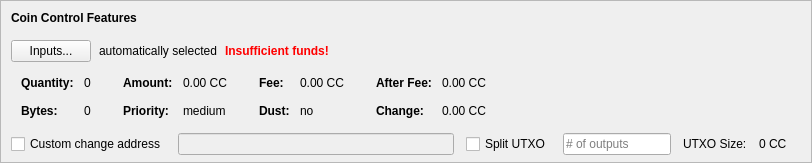
    <widget class="QFrame" name="frameCoinControl">
     <property name="sizePolicy">
      <sizepolicy hsizetype="Expanding" vsizetype="Expanding">
       <horstretch>0</horstretch>
       <verstretch>0</verstretch>
      </sizepolicy>
     </property>
     <property name="maximumSize">
      <size>
       <width>16777215</width>
       <height>16777215</height>
      </size>
     </property>
     <property name="frameShape">
      <enum>QFrame::StyledPanel</enum>
     </property>
     <property name="frameShadow">
      <enum>QFrame::Sunken</enum>
     </property>
     <layout class="QVBoxLayout" name="verticalLayoutCoinControl2">
      <property name="spacing">
       <number>0</number>
      </property>
      <property name="leftMargin">
       <number>0</number>
      </property>
      <property name="topMargin">
       <number>0</number>
      </property>
      <property name="rightMargin">
       <number>0</number>
      </property>
      <property name="bottomMargin">
       <number>6</number>
      </property>
      <item>
       <layout class="QVBoxLayout" name="verticalLayoutCoinControl" stretch="0,0,0,0,1">
        <property name="spacing">
         <number>0</number>
        </property>
        <property name="leftMargin">
         <number>10</number>
        </property>
        <property name="topMargin">
         <number>10</number>
        </property>
        <item>
         <layout class="QHBoxLayout" name="horizontalLayoutCoinControl1">
          <property name="bottomMargin">
           <number>15</number>
          </property>
          <item>
           <widget class="QLabel" name="labelCoinControlFeatures">
            <property name="sizePolicy">
             <sizepolicy hsizetype="Preferred" vsizetype="Maximum">
              <horstretch>0</horstretch>
              <verstretch>0</verstretch>
             </sizepolicy>
            </property>
            <property name="font">
             <font>
              <weight>75</weight>
              <bold>true</bold>
             </font>
            </property>
            <property name="styleSheet">
             <string notr="true">font-weight:bold;</string>
            </property>
            <property name="text">
             <string>Coin Control Features</string>
            </property>
           </widget>
          </item>
         </layout>
        </item>
        <item>
         <layout class="QHBoxLayout" name="horizontalLayoutCoinControl2" stretch="0,0,0,0">
          <property name="spacing">
           <number>8</number>
          </property>
          <property name="bottomMargin">
           <number>10</number>
          </property>
          <item>
           <widget class="QPushButton" name="pushButtonCoinControl">
            <property name="styleSheet">
             <string notr="true"/>
            </property>
            <property name="text">
             <string>Inputs...</string>
            </property>
            <property name="autoDefault">
             <bool>false</bool>
            </property>
           </widget>
          </item>
          <item>
           <widget class="QLabel" name="labelCoinControlAutomaticallySelected">
            <property name="text">
             <string>automatically selected</string>
            </property>
            <property name="margin">
             <number>5</number>
            </property>
           </widget>
          </item>
          <item>
           <widget class="QLabel" name="labelCoinControlInsuffFunds">
            <property name="font">
             <font>
              <weight>75</weight>
              <bold>true</bold>
             </font>
            </property>
            <property name="styleSheet">
             <string notr="true">color:red;font-weight:bold;</string>
            </property>
            <property name="text">
             <string>Insufficient funds!</string>
            </property>
            <property name="margin">
             <number>5</number>
            </property>
           </widget>
          </item>
          <item>
           <spacer name="horizontalSpacerCoinControl">
            <property name="orientation">
             <enum>Qt::Horizontal</enum>
            </property>
            <property name="sizeHint" stdset="0">
             <size>
              <width>40</width>
              <height>1</height>
             </size>
            </property>
           </spacer>
          </item>
         </layout>
        </item>
        <item>
         <widget class="QWidget" name="widgetCoinControl" native="true">
          <property name="sizePolicy">
           <sizepolicy hsizetype="Preferred" vsizetype="Preferred">
            <horstretch>0</horstretch>
            <verstretch>0</verstretch>
           </sizepolicy>
          </property>
          <property name="minimumSize">
           <size>
            <width>0</width>
            <height>0</height>
           </size>
          </property>
          <property name="styleSheet">
           <string notr="true"/>
          </property>
          <layout class="QHBoxLayout" name="horizontalLayoutCoinControl5">
           <property name="leftMargin">
            <number>0</number>
           </property>
           <property name="topMargin">
            <number>0</number>
           </property>
           <property name="rightMargin">
            <number>0</number>
           </property>
           <property name="bottomMargin">
            <number>0</number>
           </property>
           <item>
            <layout class="QHBoxLayout" name="horizontalLayoutCoinControl3" stretch="0,0,0,1">
             <property name="spacing">
              <number>20</number>
             </property>
             <property name="topMargin">
              <number>0</number>
             </property>
             <property name="bottomMargin">
              <number>10</number>
             </property>
             <item>
              <layout class="QFormLayout" name="formLayoutCoinControl1">
               <property name="horizontalSpacing">
                <number>10</number>
               </property>
               <property name="verticalSpacing">
                <number>14</number>
               </property>
               <property name="leftMargin">
                <number>10</number>
               </property>
               <property name="topMargin">
                <number>4</number>
               </property>
               <property name="rightMargin">
                <number>6</number>
               </property>
               <item row="0" column="0">
                <widget class="QLabel" name="labelCoinControlQuantityText">
                 <property name="font">
                  <font>
                   <weight>75</weight>
                   <bold>true</bold>
                  </font>
                 </property>
                 <property name="text">
                  <string>Quantity:</string>
                 </property>
                 <property name="margin">
                  <number>0</number>
                 </property>
                </widget>
               </item>
               <item row="0" column="1">
                <widget class="QLabel" name="labelCoinControlQuantity">
                 <property name="cursor">
                  <cursorShape>IBeamCursor</cursorShape>
                 </property>
                 <property name="contextMenuPolicy">
                  <enum>Qt::ActionsContextMenu</enum>
                 </property>
                 <property name="text">
                  <string notr="true">0</string>
                 </property>
                 <property name="margin">
                  <number>0</number>
                 </property>
                 <property name="textInteractionFlags">
                  <set>Qt::LinksAccessibleByMouse|Qt::TextSelectableByKeyboard|Qt::TextSelectableByMouse</set>
                 </property>
                </widget>
               </item>
               <item row="1" column="0">
                <widget class="QLabel" name="labelCoinControlBytesText">
                 <property name="font">
                  <font>
                   <weight>75</weight>
                   <bold>true</bold>
                  </font>
                 </property>
                 <property name="text">
                  <string>Bytes:</string>
                 </property>
                </widget>
               </item>
               <item row="1" column="1">
                <widget class="QLabel" name="labelCoinControlBytes">
                 <property name="cursor">
                  <cursorShape>IBeamCursor</cursorShape>
                 </property>
                 <property name="contextMenuPolicy">
                  <enum>Qt::ActionsContextMenu</enum>
                 </property>
                 <property name="text">
                  <string notr="true">0</string>
                 </property>
                 <property name="textInteractionFlags">
                  <set>Qt::LinksAccessibleByMouse|Qt::TextSelectableByKeyboard|Qt::TextSelectableByMouse</set>
                 </property>
                </widget>
               </item>
              </layout>
             </item>
             <item>
              <layout class="QFormLayout" name="formLayoutCoinControl2">
               <property name="horizontalSpacing">
                <number>10</number>
               </property>
               <property name="verticalSpacing">
                <number>14</number>
               </property>
               <property name="leftMargin">
                <number>6</number>
               </property>
               <property name="topMargin">
                <number>4</number>
               </property>
               <property name="rightMargin">
                <number>6</number>
               </property>
               <item row="0" column="0">
                <widget class="QLabel" name="labelCoinControlAmountText">
                 <property name="font">
                  <font>
                   <weight>75</weight>
                   <bold>true</bold>
                  </font>
                 </property>
                 <property name="text">
                  <string>Amount:</string>
                 </property>
                 <property name="margin">
                  <number>0</number>
                 </property>
                </widget>
               </item>
               <item row="0" column="1">
                <widget class="QLabel" name="labelCoinControlAmount">
                 <property name="cursor">
                  <cursorShape>IBeamCursor</cursorShape>
                 </property>
                 <property name="contextMenuPolicy">
                  <enum>Qt::ActionsContextMenu</enum>
                 </property>
                 <property name="text">
                  <string notr="true">0.00 CC</string>
                 </property>
                 <property name="textInteractionFlags">
                  <set>Qt::LinksAccessibleByMouse|Qt::TextSelectableByKeyboard|Qt::TextSelectableByMouse</set>
                 </property>
                </widget>
               </item>
               <item row="1" column="0">
                <widget class="QLabel" name="labelCoinControlPriorityText">
                 <property name="font">
                  <font>
                   <weight>75</weight>
                   <bold>true</bold>
                  </font>
                 </property>
                 <property name="text">
                  <string>Priority:</string>
                 </property>
                </widget>
               </item>
               <item row="1" column="1">
                <widget class="QLabel" name="labelCoinControlPriority">
                 <property name="cursor">
                  <cursorShape>IBeamCursor</cursorShape>
                 </property>
                 <property name="contextMenuPolicy">
                  <enum>Qt::ActionsContextMenu</enum>
                 </property>
                 <property name="text">
                  <string>medium</string>
                 </property>
                 <property name="textInteractionFlags">
                  <set>Qt::LinksAccessibleByMouse|Qt::TextSelectableByKeyboard|Qt::TextSelectableByMouse</set>
                 </property>
                </widget>
               </item>
              </layout>
             </item>
             <item>
              <layout class="QFormLayout" name="formLayoutCoinControl3">
               <property name="horizontalSpacing">
                <number>10</number>
               </property>
               <property name="verticalSpacing">
                <number>14</number>
               </property>
               <property name="leftMargin">
                <number>6</number>
               </property>
               <property name="topMargin">
                <number>4</number>
               </property>
               <property name="rightMargin">
                <number>6</number>
               </property>
               <item row="0" column="0">
                <widget class="QLabel" name="labelCoinControlFeeText">
                 <property name="font">
                  <font>
                   <weight>75</weight>
                   <bold>true</bold>
                  </font>
                 </property>
                 <property name="text">
                  <string>Fee:</string>
                 </property>
                 <property name="margin">
                  <number>0</number>
                 </property>
                </widget>
               </item>
               <item row="0" column="1">
                <widget class="QLabel" name="labelCoinControlFee">
                 <property name="cursor">
                  <cursorShape>IBeamCursor</cursorShape>
                 </property>
                 <property name="contextMenuPolicy">
                  <enum>Qt::ActionsContextMenu</enum>
                 </property>
                 <property name="text">
                  <string notr="true">0.00 CC</string>
                 </property>
                 <property name="textInteractionFlags">
                  <set>Qt::LinksAccessibleByMouse|Qt::TextSelectableByKeyboard|Qt::TextSelectableByMouse</set>
                 </property>
                </widget>
               </item>
               <item row="1" column="0">
                <widget class="QLabel" name="labelCoinControlLowOutputText">
                 <property name="font">
                  <font>
                   <weight>75</weight>
                   <bold>true</bold>
                  </font>
                 </property>
                 <property name="text">
                  <string>Dust:</string>
                 </property>
                </widget>
               </item>
               <item row="1" column="1">
                <widget class="QLabel" name="labelCoinControlLowOutput">
                 <property name="cursor">
                  <cursorShape>IBeamCursor</cursorShape>
                 </property>
                 <property name="contextMenuPolicy">
                  <enum>Qt::ActionsContextMenu</enum>
                 </property>
                 <property name="text">
                  <string>no</string>
                 </property>
                 <property name="textInteractionFlags">
                  <set>Qt::LinksAccessibleByMouse|Qt::TextSelectableByKeyboard|Qt::TextSelectableByMouse</set>
                 </property>
                </widget>
               </item>
              </layout>
             </item>
             <item>
              <layout class="QFormLayout" name="formLayoutCoinControl4">
               <property name="horizontalSpacing">
                <number>10</number>
               </property>
               <property name="verticalSpacing">
                <number>14</number>
               </property>
               <property name="leftMargin">
                <number>6</number>
               </property>
               <property name="topMargin">
                <number>4</number>
               </property>
               <property name="rightMargin">
                <number>6</number>
               </property>
               <item row="0" column="0">
                <widget class="QLabel" name="labelCoinControlAfterFeeText">
                 <property name="font">
                  <font>
                   <weight>75</weight>
                   <bold>true</bold>
                  </font>
                 </property>
                 <property name="text">
                  <string>After Fee:</string>
                 </property>
                 <property name="margin">
                  <number>0</number>
                 </property>
                </widget>
               </item>
               <item row="0" column="1">
                <widget class="QLabel" name="labelCoinControlAfterFee">
                 <property name="cursor">
                  <cursorShape>IBeamCursor</cursorShape>
                 </property>
                 <property name="contextMenuPolicy">
                  <enum>Qt::ActionsContextMenu</enum>
                 </property>
                 <property name="text">
                  <string notr="true">0.00 CC</string>
                 </property>
                 <property name="textInteractionFlags">
                  <set>Qt::LinksAccessibleByMouse|Qt::TextSelectableByKeyboard|Qt::TextSelectableByMouse</set>
                 </property>
                </widget>
               </item>
               <item row="1" column="0">
                <widget class="QLabel" name="labelCoinControlChangeText">
                 <property name="font">
                  <font>
                   <weight>75</weight>
                   <bold>true</bold>
                  </font>
                 </property>
                 <property name="text">
                  <string>Change:</string>
                 </property>
                </widget>
               </item>
               <item row="1" column="1">
                <widget class="QLabel" name="labelCoinControlChange">
                 <property name="cursor">
                  <cursorShape>IBeamCursor</cursorShape>
                 </property>
                 <property name="contextMenuPolicy">
                  <enum>Qt::ActionsContextMenu</enum>
                 </property>
                 <property name="text">
                  <string notr="true">0.00 CC</string>
                 </property>
                 <property name="textInteractionFlags">
                  <set>Qt::LinksAccessibleByMouse|Qt::TextSelectableByKeyboard|Qt::TextSelectableByMouse</set>
                 </property>
                </widget>
               </item>
              </layout>
             </item>
            </layout>
           </item>
          </layout>
         </widget>
        </item>
        <item>
         <layout class="QHBoxLayout" name="horizontalLayoutCoinControl4" stretch="0,0,0,0,0,0,0">
          <property name="spacing">
           <number>12</number>
          </property>
          <property name="sizeConstraint">
           <enum>QLayout::SetDefaultConstraint</enum>
          </property>
          <property name="topMargin">
           <number>5</number>
          </property>
          <property name="rightMargin">
           <number>5</number>
          </property>
          <item>
           <widget class="QCheckBox" name="checkBoxCoinControlChange">
            <property name="toolTip">
             <string>If this is activated, but the change address is empty or invalid, change will be sent to a newly generated address.</string>
            </property>
            <property name="text">
             <string>Custom change address</string>
            </property>
           </widget>
          </item>
          <item>
           <widget class="QValidatedLineEdit" name="lineEditCoinControlChange">
            <property name="enabled">
             <bool>false</bool>
            </property>
            <property name="sizePolicy">
             <sizepolicy hsizetype="Expanding" vsizetype="Fixed">
              <horstretch>0</horstretch>
              <verstretch>0</verstretch>
             </sizepolicy>
            </property>
           </widget>
          </item>
          <item>
           <widget class="QCheckBox" name="splitBlockCheckBox">
            <property name="text">
             <string>Split UTXO</string>
            </property>
           </widget>
          </item>
          <item>
           <widget class="QLineEdit" name="splitBlockLineEdit">
            <property name="sizePolicy">
             <sizepolicy hsizetype="Fixed" vsizetype="Fixed">
              <horstretch>50</horstretch>
              <verstretch>0</verstretch>
             </sizepolicy>
            </property>
            <property name="placeholderText">
             <string># of outputs</string>
            </property>
           </widget>
          </item>
          <item>
           <widget class="QLabel" name="labelBlockSizeText">
            <property name="text">
             <string>UTXO Size:</string>
            </property>
           </widget>
          </item>
          <item>
           <widget class="QLabel" name="labelBlockSize">
            <property name="text">
             <string>0 CC</string>
            </property>
           </widget>
          </item>
          <item>
           <widget class="QLabel" name="labelCoinControlChangeLabel">
            <property name="sizePolicy">
             <sizepolicy hsizetype="Preferred" vsizetype="Expanding">
              <horstretch>0</horstretch>
              <verstretch>0</verstretch>
             </sizepolicy>
            </property>
            <property name="minimumSize">
             <size>
              <width>0</width>
              <height>0</height>
             </size>
            </property>
            <property name="text">
             <string/>
            </property>
            <property name="margin">
             <number>3</number>
            </property>
           </widget>
          </item>
         </layout>
        </item>
        <item>
         <spacer name="verticalSpacerCoinControl">
          <property name="orientation">
           <enum>Qt::Vertical</enum>
          </property>
          <property name="sizeHint" stdset="0">
           <size>
            <width>800</width>
            <height>1</height>
           </size>
          </property>
         </spacer>
        </item>
       </layout>
      </item>
     </layout>
    </widget>
